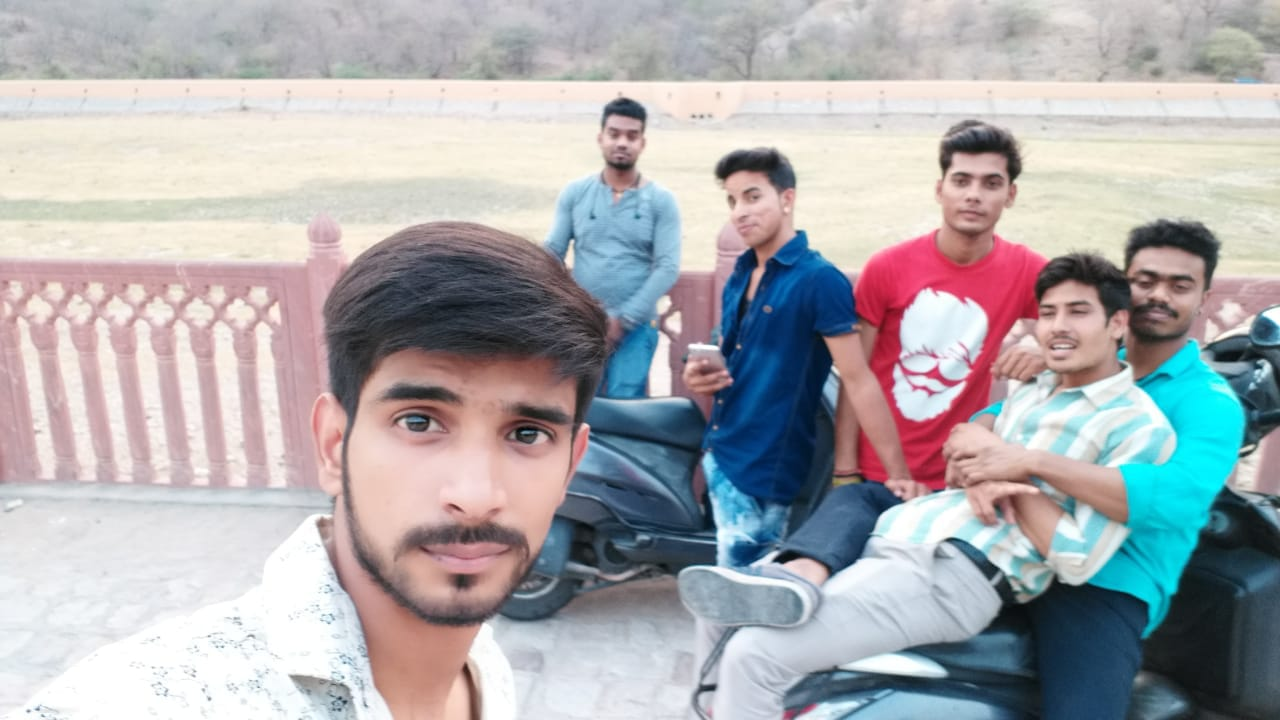
#> input picture Opencv/images/image1.jpg, 1280 x 720 px
$ python 10.ErodeImage.py
#> lines starting #> are read from the running program, lines starting #| are printed output that depends on the picture; after the words box and inside, x2 and y2 are one past the last pixel; in counts of white or black regions, pixels touching at a corner belong together

# in this section we will see that Erode feature which is a filter
# Note: Erode filter can reverse the dilate effect if we pass the right parameter values that
# are given during dilate filtering.

# first import the modules
import cv2 as cv

# load the images
img = cv.imread("images/image1.jpg")
#> img is the input picture: shape (720, 1280, 3); mean B, G, R 175.3, 172.1, 173
# now we need to use the cv.dilate(	src, kernel[, dst[, anchor[, iterations[, borderType[, borderValue]]]]]	) -> dst
# dilated = cv.dilate(img, (3,3), iterations=3)

# dilate featrue on the edges.
edges = cv.Canny(img, 120, 175)
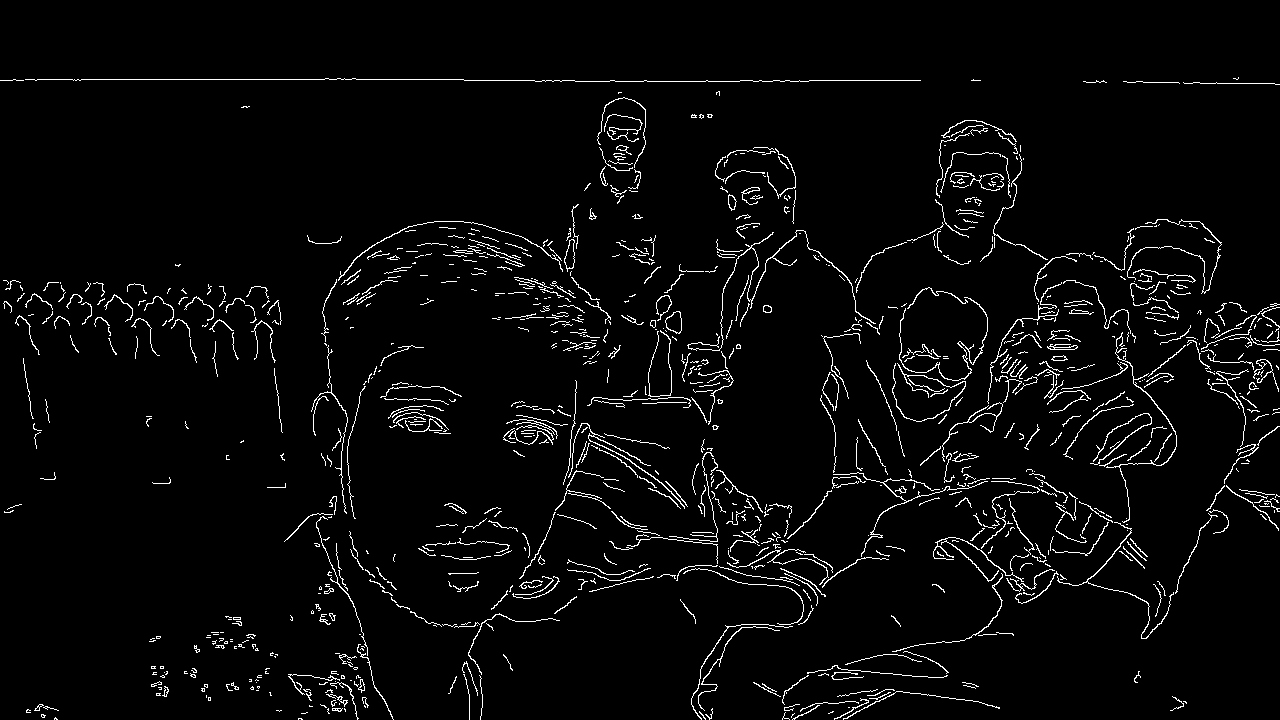
#> edges: shape (720, 1280); 3.5% white in thin lines or dots, all inside (x1, y1, x2, y2) = (0, 77, 1280, 720)
edge_dilate = cv.dilate(edges, (3, 3), iterations=4)
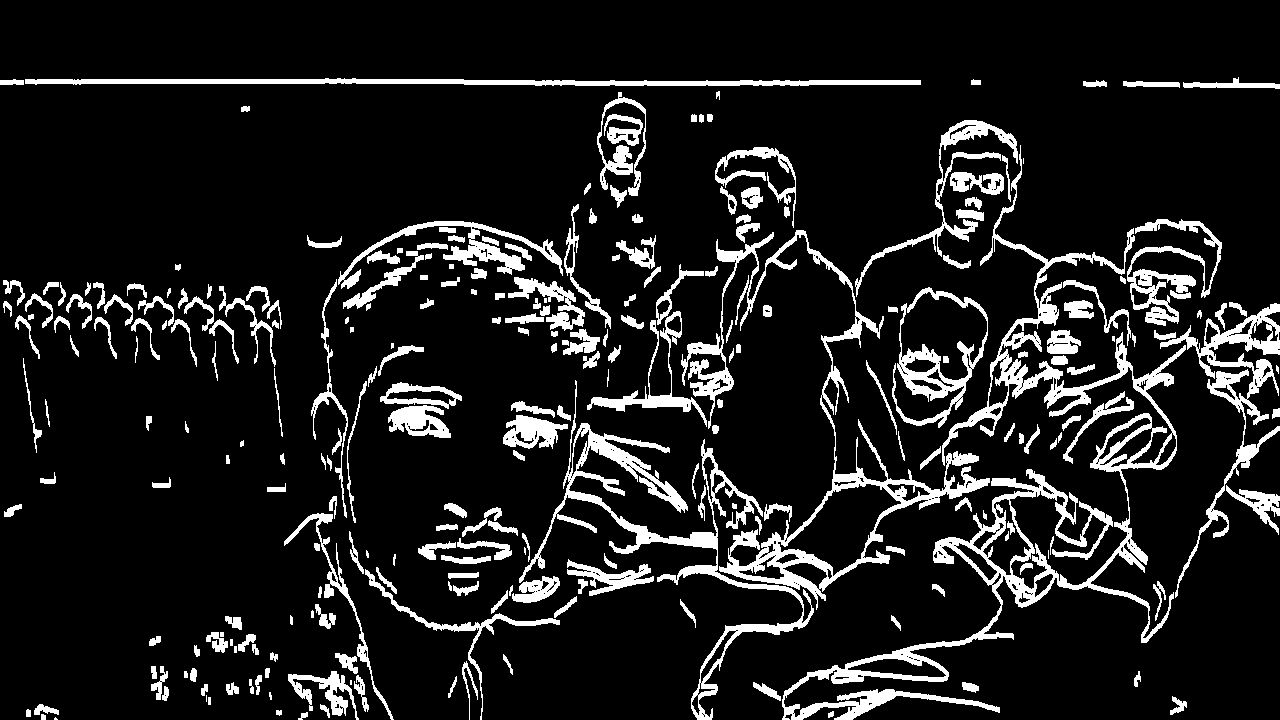
#> edge_dilate: shape (720, 1280); 11.4% white; 263 white regions (12 under 20 px), largest, box (x1, y1, x2, y2) and area: (782, 145, 1186, 720) 19590, (681, 230, 990, 610) 10860, (519, 380, 814, 720) 8704

# Now we will reverse the effect of dilate process we will use the same ksize and iterations.
erode = cv.erode(edge_dilate, (3, 3), iterations=4)
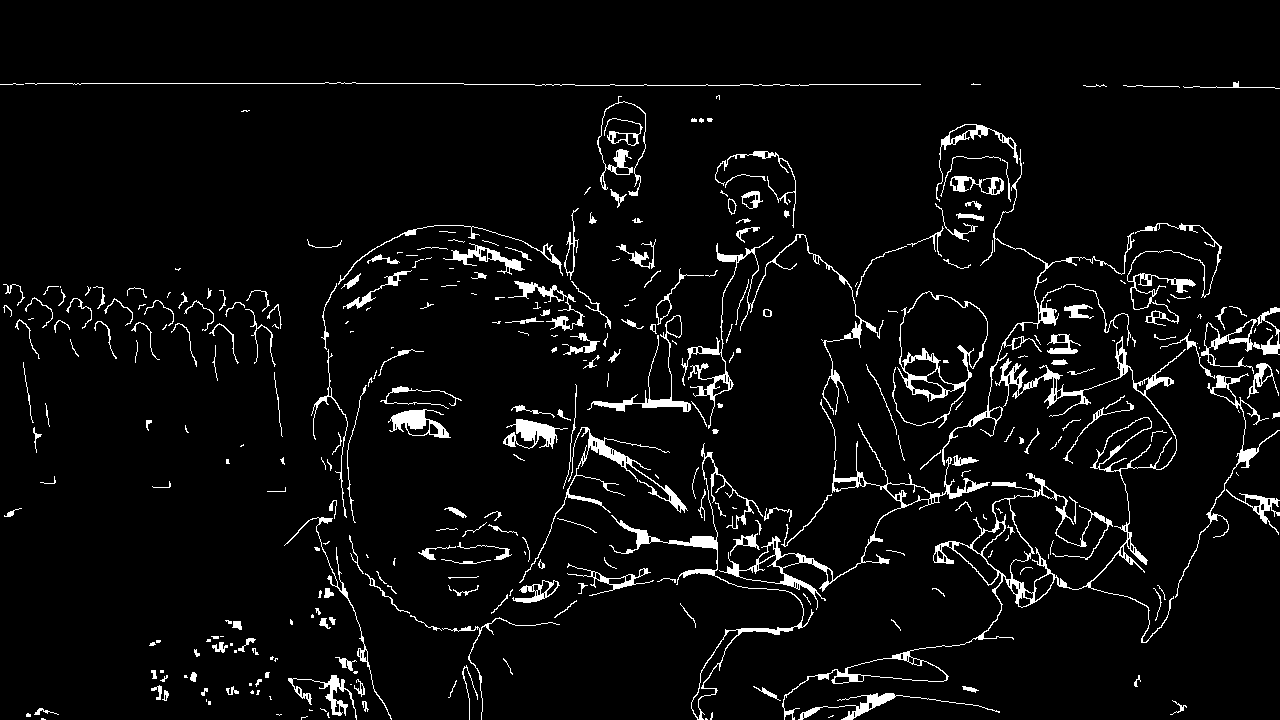
#> erode: shape (720, 1280); 4.9% white; 349 white regions (130 under 20 px), largest, box (x1, y1, x2, y2) and area: (782, 336, 1186, 720) 6007, (719, 423, 990, 610) 2439, (609, 443, 814, 720) 2233
cv.imshow("Image", edges)
# cv.imshow("Dilated", dilated)
cv.imshow("edge dilate", edge_dilate)
cv.imshow("eroded", erode)
cv.waitKey(0)


# Dilate documentation
# https://docs.opencv.org/4.6.0/d4/d86/group__imgproc__filter.html#ga4ff0f3318642c4f469d0e11f242f3b6c

$ run again, with Opencv/images/Image3.JPG copied over Opencv/images/image1.jpg
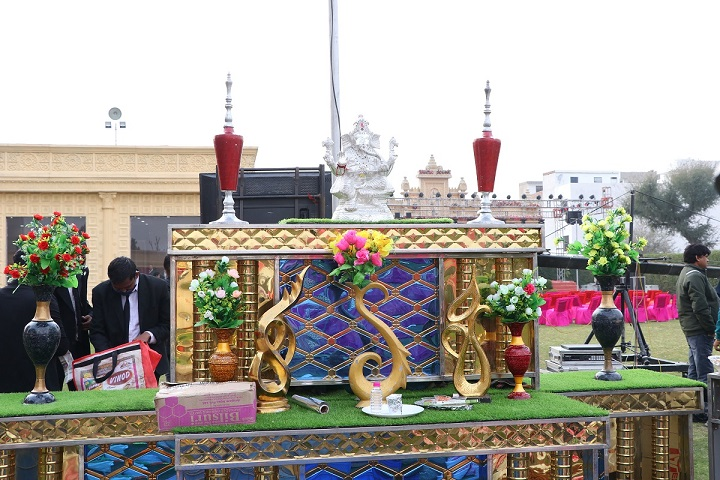
#> input picture Opencv/images/Image3.JPG, 720 x 480 px
#> img is the input picture: shape (480, 720, 3); mean B, G, R 155.5, 163.1, 168.5
#> `edges = cv.Canny(img, 120, 175)`:
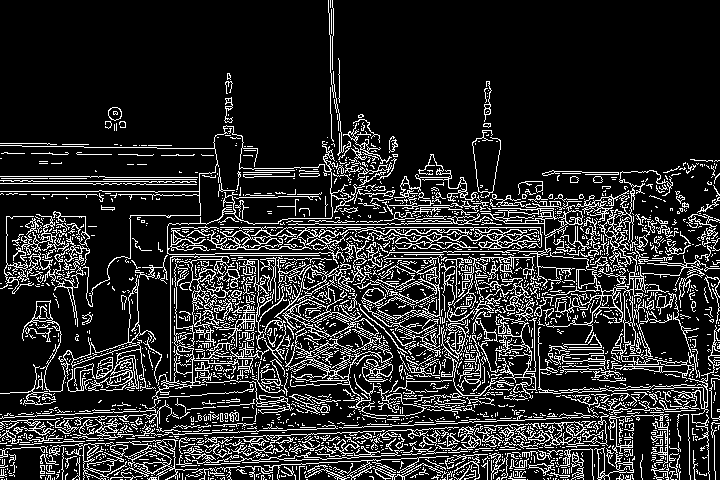
#> edges: shape (480, 720); 16.3% white in thin lines or dots
#> edge_dilate: shape (480, 720); 45.1% white; 62 white regions (27 under 20 px), largest, box (x1, y1, x2, y2) and area: (0, 0, 720, 480) 150263, (0, 170, 198, 189) 2388, (105, 107, 126, 135) 336
#> `erode = cv.erode(edge_dilate, (3, 3), iterations=4)`:
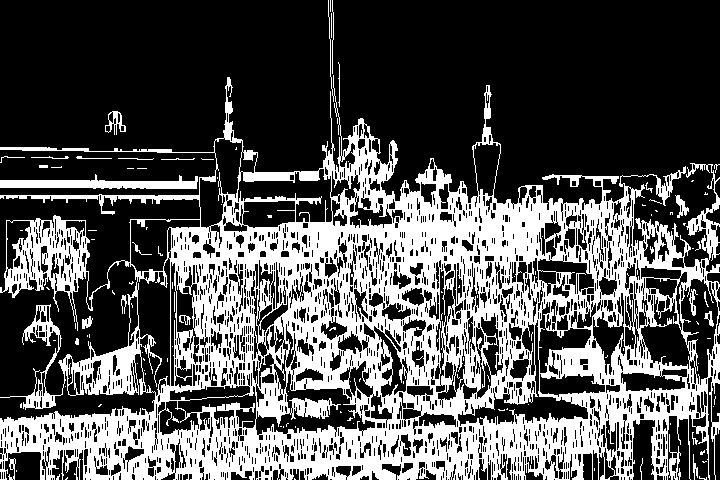
#> erode: shape (480, 720); 32.7% white; 135 white regions (104 under 20 px), largest, box (x1, y1, x2, y2) and area: (0, 0, 720, 480) 109218, (0, 174, 198, 189) 1596, (669, 434, 681, 480) 195

$ run again, with Opencv/images/image2.jpg copied over Opencv/images/image1.jpg
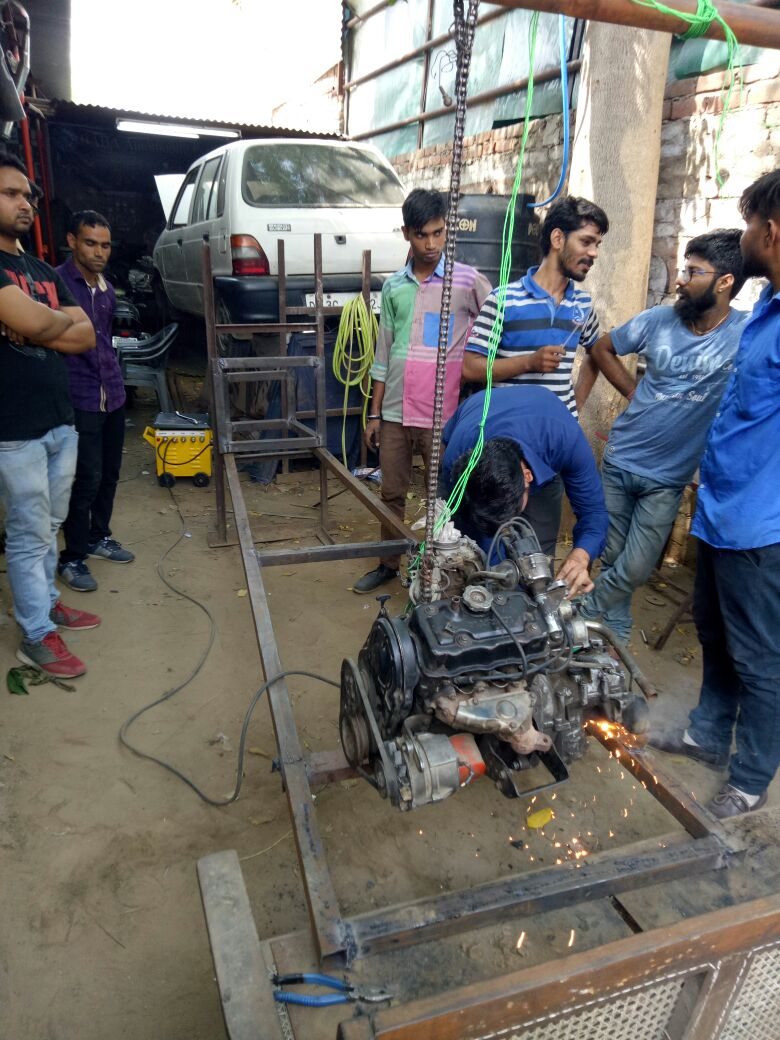
#> input picture Opencv/images/image2.jpg, 780 x 1040 px
#> img is the input picture: shape (1040, 780, 3); mean B, G, R 108.1, 110.1, 110.9
#> `edges = cv.Canny(img, 120, 175)`:
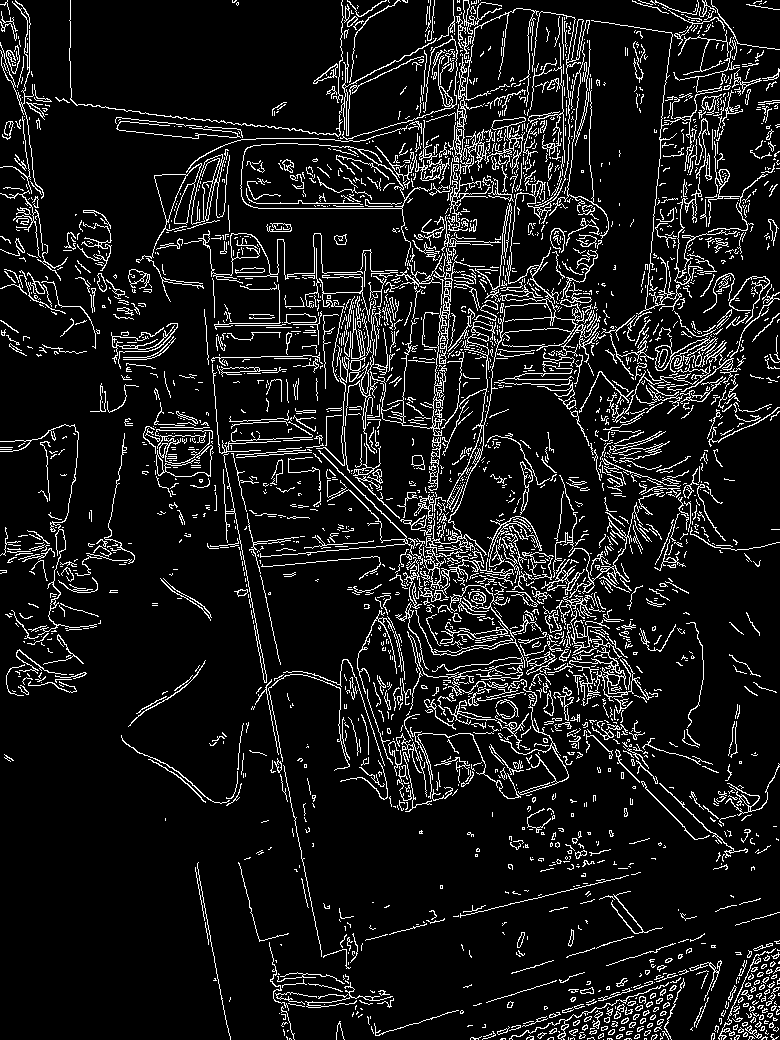
#> edges: shape (1040, 780); 9.8% white in thin lines or dots
#> edge_dilate: shape (1040, 780); 27.4% white; 415 white regions (95 under 20 px), largest, box (x1, y1, x2, y2) and area: (55, 0, 780, 961) 154864, (0, 424, 135, 700) 7947, (509, 958, 722, 1040) 6071
#> `erode = cv.erode(edge_dilate, (3, 3), iterations=4)`:
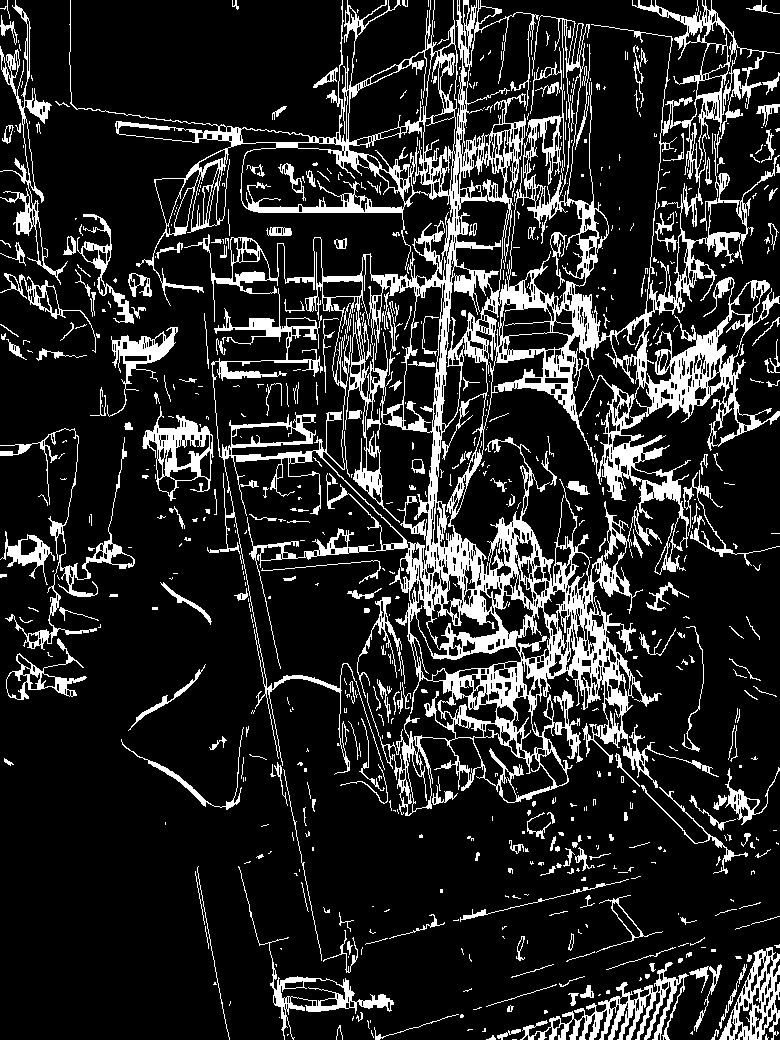
#> erode: shape (1040, 780); 15.7% white; 706 white regions (457 under 20 px), largest, box (x1, y1, x2, y2) and area: (69, 0, 780, 816) 86889, (520, 962, 689, 1040) 3326, (0, 428, 135, 650) 2444
